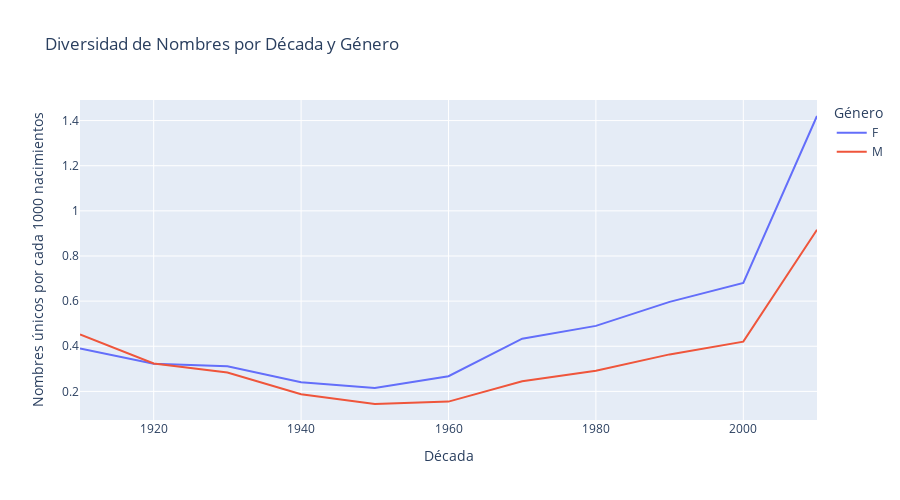

Here is the notebook cell this chart was saved with:
### Markdown cell above
## Análisis de Diversidad de Nombres

Ahora analizaremos cómo ha cambiado la diversidad de nombres a lo largo del tiempo, calculando el número de nombres únicos por década y género.

### Code cell
# Consulta para analizar la diversidad de nombres
query_diversidad = """
SELECT
    FLOOR(year/10) * 10 as decade,
    gender,
    COUNT(DISTINCT name) as unique_names,
    SUM(number) as total_births
FROM `bigquery-public-data.usa_names.usa_1910_2013`
GROUP BY decade, gender
ORDER BY decade, gender
"""

try:
    print("Analizando diversidad de nombres...")
    df_diversidad = client.query(query_diversidad).to_dataframe()
    
    # Calcular proporción de nombres únicos
    df_diversidad['names_per_thousand'] = (df_diversidad['unique_names'] / df_diversidad['total_births']) * 1000
    
    # Crear visualización
    fig = px.line(df_diversidad, 
                  x='decade', 
                  y='names_per_thousand',
                  color='gender',
                  title='Diversidad de Nombres por Década y Género',
                  labels={
                      'decade': 'Década',
                      'names_per_thousand': 'Nombres únicos por cada 1000 nacimientos',
                      'gender': 'Género'
                  })
    
    fig.update_layout(
        height=500,
        width=900,
        showlegend=True
    )
    
    fig.show()
    
    # Mostrar tabla de estadísticas
    print("\nEstadísticas de diversidad de nombres:")
    display(df_diversidad)
    
except Exception as e:
    print(f"Error en el análisis de diversidad: {str(e)}")

### Figure 1 — Plotly figure (JSON) as saved in the notebook; plotly's stock layout.template omitted (floating-point values rounded to 4 significant figures)
{"data": [{"hovertemplate": "Género=F<br>Década=%{x}<br>Nombres únicos por cada 1000 nacimientos=%{y}<extra></extra>", "legendgroup": "F", "line": {"color": "#636efa", "dash": "solid"}, "marker": {"symbol": "circle"}, "mode": "lines", "name": "F", "orientation": "v", "showlegend": true, "type": "scatter", "x": [1910.0, 1920.0, 1930.0, 1940.0, 1950.0, 1960.0, 1970.0, 1980.0, 1990.0, 2000.0, 2010.0], "xaxis": "x", "y": [0.3897, 0.3221, 0.3109, 0.2406, 0.2155, 0.2674, 0.4334, 0.4902, 0.5968, 0.6802, 1.42], "yaxis": "y"}, {"hovertemplate": "Género=M<br>Década=%{x}<br>Nombres únicos por cada 1000 nacimientos=%{y}<extra></extra>", "legendgroup": "M", "line": {"color": "#EF553B", "dash": "solid"}, "marker": {"symbol": "circle"}, "mode": "lines", "name": "M", "orientation": "v", "showlegend": true, "type": "scatter", "x": [1910.0, 1920.0, 1930.0, 1940.0, 1950.0, 1960.0, 1970.0, 1980.0, 1990.0, 2000.0, 2010.0], "xaxis": "x", "y": [0.4523, 0.3235, 0.2839, 0.1869, 0.1441, 0.1546, 0.2451, 0.2916, 0.3639, 0.4205, 0.9164], "yaxis": "y"}], "layout": {"height": 500, "legend": {"title": {"text": "Género"}, "tracegroupgap": 0}, "showlegend": true, "title": {"text": "Diversidad de Nombres por Década y Género"}, "width": 900, "xaxis": {"anchor": "y", "domain": [0, 1], "title": {"text": "Década"}}, "yaxis": {"anchor": "x", "domain": [0, 1], "title": {"text": "Nombres únicos por cada 1000 nacimientos"}}}}
